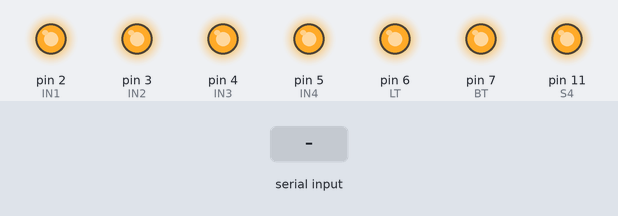
Bench run of a sketch on a simulated Arduino Uno, built with avr-gcc and run on an emulated ATmega328P. On the bench: output pins drawn as LEDs (lit = HIGH). The inputs (shaded band) are chosen by the test bench. Pins used as bus, display or sensor lines are not drawn.

Above: at 1.2 s.
1.3 s: "90,45\n" received over Serial
At 4.8 s:
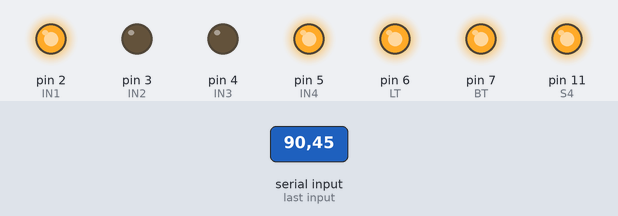
At 5.8 s:
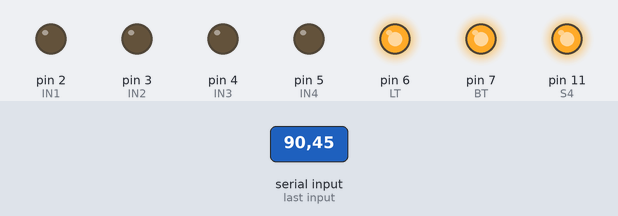
7.3 s: "30,150\n" received over Serial
At 8.8 s:
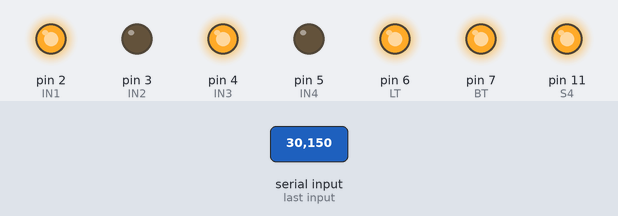
Timing chart, 0 to 18.5 s (numbered marks = the images above; inputs shaded):
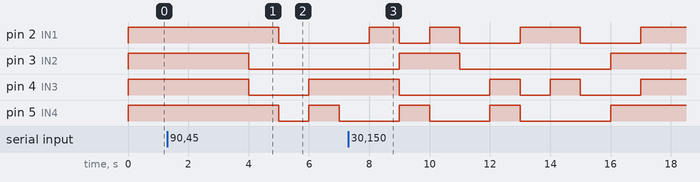

Measured:
- after the input at 1.3 s, pin 2 (IN1): HIGH → LOW after 3.7 s; pin 3 (IN2): HIGH → LOW after 2.7 s; pin 4 (IN3): HIGH → LOW after 2.7 s, → HIGH 2.0 s later; pin 5 (IN4): HIGH → LOW after 3.7 s, → HIGH 1.0 s later, → LOW 1.0 s later

The sketch:

amazing_duup_blad1.ino
```cpp
#define IN1 2
#define IN2 3
#define IN3 4
#define IN4 5

#define S1 8
#define S2 9
#define S3 10
#define S4 11

#define LT 6
#define BT 7
void setup()
{
  pinMode(IN1, OUTPUT);//输入1
  pinMode(IN2, OUTPUT);//输入2
  pinMode(IN3, OUTPUT);//输入3
  pinMode(IN4, OUTPUT);//输入4
  pinMode(S1, OUTPUT);//片选1
  pinMode(S2, OUTPUT);//片选2
  pinMode(S3, OUTPUT);//片选3
  pinMode(S4, OUTPUT);//片选4

  pinMode(LT,OUTPUT);//测试
  pinMode(BT,OUTPUT);//消隐

  digitalWrite(LT,HIGH);
  digitalWrite(BT,HIGH);

  digitalWrite(S1,HIGH);
  digitalWrite(S2,HIGH);
  digitalWrite(S3,HIGH);
  digitalWrite(S4,HIGH);
  Serial.begin(9600);
}
byte income=0,income1=0,income2=0,income3=0;

void loop()
{


  {
    income=Serial.read();
    income1=Serial.read();
    income2=Serial.read();
    income3=Serial.read();
    income=income-'0';
    income1=income1-'0';
    income2=income2-'0';
    income3=income3-'0';
    digitalWrite(S1,LOW);
    digitalWrite(2,income&0x1);
    digitalWrite(3,(income>>1)&0x1);
    digitalWrite(4,(income>>2)&0x1);
    digitalWrite(5,(income>>3)&0x1);
    digitalWrite(S1,HIGH);
  	delay(1000);
    income1=income1-'0';
    digitalWrite(S2,LOW);
    digitalWrite(2,income1&0x1);
    digitalWrite(3,(income1>>1)&0x1);
    digitalWrite(4,(income1>>2)&0x1);
    digitalWrite(5,(income1>>3)&0x1);
    digitalWrite(S2,HIGH);
  	delay(1000);
    income2=income2-'0';
    digitalWrite(S3,LOW);
    digitalWrite(2,income2&0x1);
    digitalWrite(3,(income2>>1)&0x1);
    digitalWrite(4,(income2>>2)&0x1);
    digitalWrite(5,(income2>>3)&0x1);
    digitalWrite(S3,HIGH);
  	delay(1000);
    income3=income3-'0';
    digitalWrite(S4,LOW);
    digitalWrite(2,income3&0x1);
    digitalWrite(3,(income3>>1)&0x1);
    digitalWrite(4,(income3>>2)&0x1);
    digitalWrite(5,(income3>>3)&0x1);
    digitalWrite(S4,HIGH);
  	delay(1000);
  }
}
```
